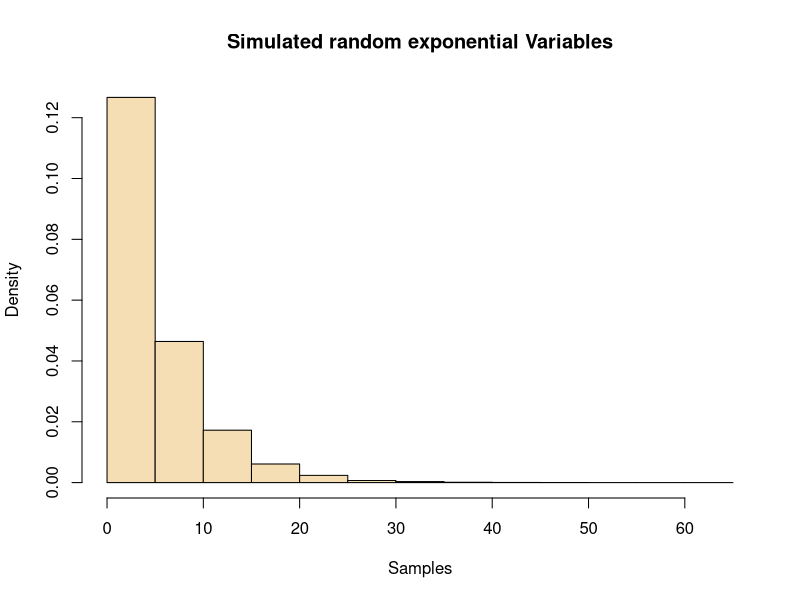
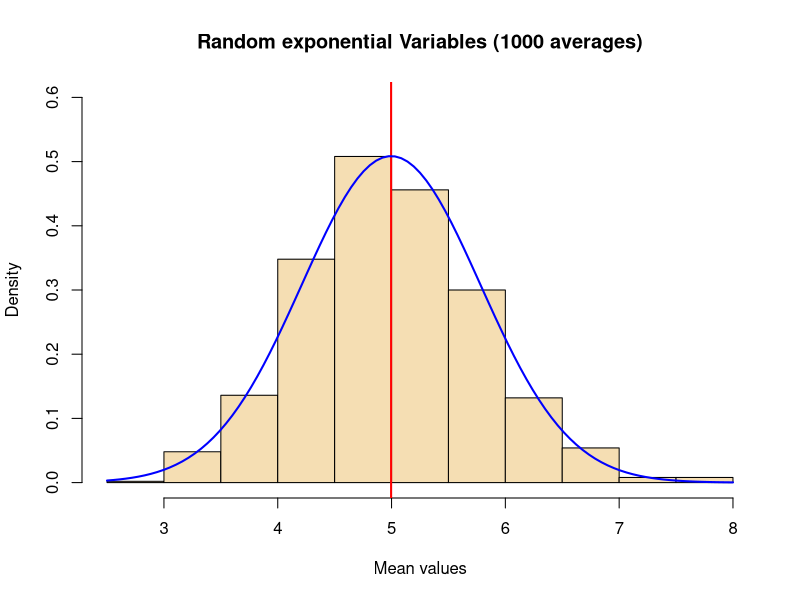

Reproduce these figures in R, in order.
## ---- chunk 1
set.seed(576)
n <- 40 # number of exponential variables for averaging 
N <- 1000 # number of simulations / averages
lambda <- .2 ## lambda is kept constant for the whole simulation study
## ---- chunk 2
cexp <- rexp(n*N,lambda)
hist(cexp, prob = TRUE, col = "wheat", 
     main ="Simulated random exponential Variables", xlab ="Samples", ylab="Density")
## ---- chunk 3
mean_exp = NULL
for (i in 1 : N) mean_exp <- c(mean_exp, mean(rexp(n, lambda)))
## ---- chunk 4
smean    <- mean(mean_exp) # sample mean
svar     <-  var(mean_exp)
var_theo <- (1/lambda)^2/n
## ---- chunk 5
smean
## ---- chunk 6
svar
## ---- chunk 7
var_theo
## ---- chunk 8
library(MASS)
fit <- fitdistr(mean_exp, "normal")
mean_fit <- fit$estimate[1]
sd_fit   <- fit$estimate[2]
## ---- chunk 9
hist(mean_exp, col = "wheat", prob = TRUE, 
     main = "Random exponential Variables (1000 averages)", xlab = "Mean values", 
     ylab="Density", ylim = c(0,0.6) )
abline(v = smean, col = "red", lwd = 2) # marked mean value by red line
x <- mean_exp
curve(dnorm(x, mean_fit, sd_fit), col = "blue", lwd = 2, add = TRUE) # estimated standard error
